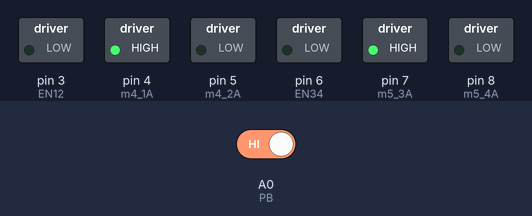
A sketch run on a simulated Arduino Uno, built with avr-gcc and run on an emulated ATmega328P. On the bench: switched loads named in the sketch (green lamp = pin HIGH). The test bench sets the inputs (shaded band); at power-on: A0 (PB) HIGH.

Above: at 1.2 s.
1.3 s: A0 (PB) driven LOW
At 2.5 s:
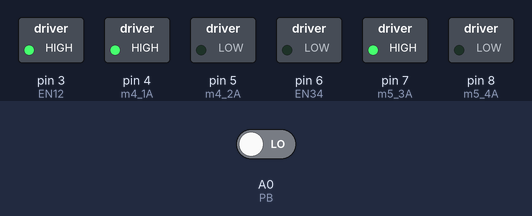
At 32.5 s:
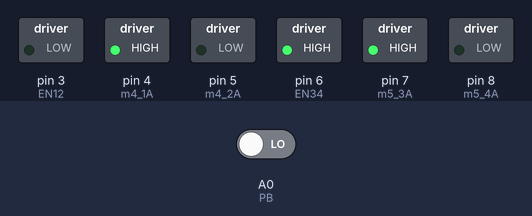
Timing chart, 0 to 32.8 s (numbered marks = the images above; inputs shaded):
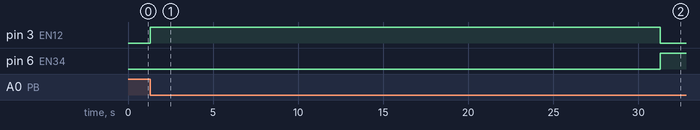

The sketch:

ex8-1-1.ino
```cpp
//========== ex8-1-1.ino ============
// pin A0 connected to P6A-5 (key 0), P6A-5 to GND
// pins 3~8 connected to P18A-1~ P18A-6, DC motors
//========== Global Declaration ============
#define  EN12	3	// EN12 connected to digital pin 3
#define  m4_1A	4	// m4_1A connected to digital pin 4
#define  m4_2A	5	// m4_2A connected to digital pin 5
#define  EN34	6	// EN34 connected to digital pin 6
#define  m5_3A	7	// m5_3A connected to digital pin 7
#define  m5_4A	8	// m5_4A connected to digital pin 8
#define  PB	A0	// key 0 connected to analog pin A0
//========== Initialization ============
void setup()
{  pinMode(PB,INPUT);		// configure analog pin A0 as an input
   pinMode(EN12,OUTPUT);	// configure digital pin 3 as an output
   pinMode(m4_1A,OUTPUT);	// configure digital pin 4 as an output
   pinMode(m4_2A,OUTPUT);	// configure digital pin 5 as an output
   pinMode(EN34,OUTPUT);	// configure digital pin 6 as an output
   pinMode(m5_3A,OUTPUT);	// configure digital pin 7 as an output
   pinMode(m5_4A,OUTPUT);	// configure digital pin 8 as an output
   digitalWrite(EN12, 0);	// disable drivers 1 and 2, DCM1 stops
   digitalWrite(m4_1A, 1);	// m4_1A outputs 1
   digitalWrite(m4_2A, 0);	// m4_2A outputs 0
   digitalWrite(EN34, 0);	// disable drivers 3 and 4, DCM2 stops
   digitalWrite(m5_3A, 1);	// m5_3A outputs 1
   digitalWrite(m5_4A, 0);	// m5_4A outputs 0
}
//========== Main Code ============
void loop()
{  int pb = digitalRead(PB); 	// read key 0 state
   if(!pb) 			// if key 0 is pressed,
   {  for(int i=0;i<3;i++)	//repeat 3 times
      {  digitalWrite(EN12, 1);	// enable drivers 1 and 2, DCM1 runs
	 delay(30000);		// a delay of 30 seconds
	 digitalWrite(EN12, 0);	// disable drivers 1 and 2, DCM1 stops
	 digitalWrite(EN34, 1);	// enable drivers 3 and 4, DCM2 runs
	 delay(30000);		// a delay of 30 seconds
	 digitalWrite(EN34, 0);	// disable drivers 3 and 4, DCM2 stops
      }
   }
}
```

Measured:
- after the input at 1.3 s, pin 3 (EN12): LOW → HIGH at once, → LOW 30.0 s later; pin 6 (EN34): LOW → HIGH after 30.0 s
